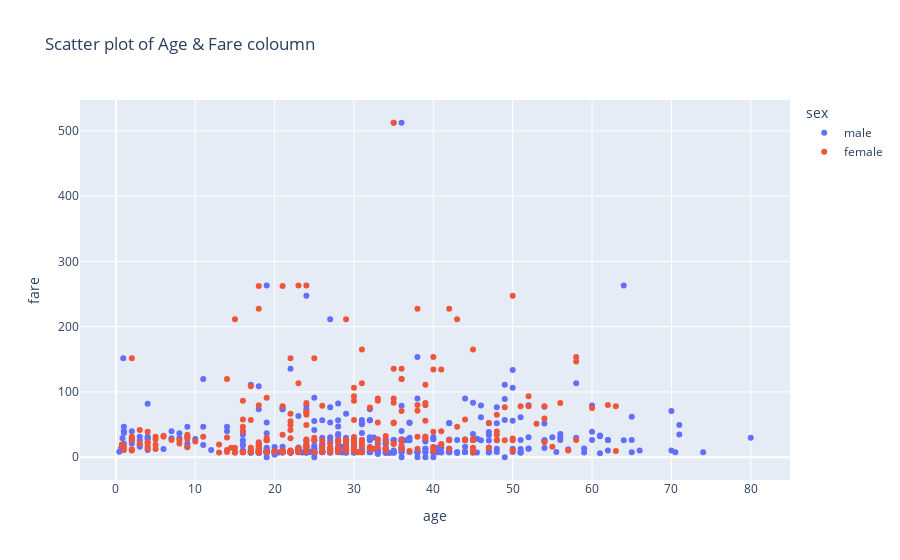

The notebook cell this image was saved under:
### Markdown cell above
## Scatter Plot
A scatter plot is a graphical representation showing the relationship between two variables. It's useful for:
- Identifying Correlations: Determining if there's a connection between variables.
- Spotting Outliers: Finding data points that don't fit the pattern.
- Visualizing Relationships: Understanding how variables interact.

### Code cell
# scatter plot
fig=px.scatter(df,x='age',y='fare',title='Scatter plot of Age & Fare coloumn',color='sex')
fig.show()

### Figure 1 — Plotly figure (JSON) as saved in the notebook; plotly's stock layout.template omitted (floating-point values rounded to 4 significant figures; data arrays with more than 128 entries replaced by an {"elided": "..."} marker saying what was removed)
{"data": [{"hovertemplate": "sex=male<br>age=%{x}<br>fare=%{y}<extra></extra>", "legendgroup": "male", "marker": {"color": "#636efa", "symbol": "circle"}, "mode": "markers", "name": "male", "orientation": "v", "showlegend": true, "type": "scatter", "x": {"elided": "577 float values"}, "xaxis": "x", "y": {"elided": "577 float values"}, "yaxis": "y"}, {"hovertemplate": "sex=female<br>age=%{x}<br>fare=%{y}<extra></extra>", "legendgroup": "female", "marker": {"color": "#EF553B", "symbol": "circle"}, "mode": "markers", "name": "female", "orientation": "v", "showlegend": true, "type": "scatter", "x": {"elided": "314 float values"}, "xaxis": "x", "y": {"elided": "314 float values"}, "yaxis": "y"}], "layout": {"legend": {"title": {"text": "sex"}, "tracegroupgap": 0}, "title": {"text": "Scatter plot of Age & Fare coloumn"}, "xaxis": {"anchor": "y", "domain": [0, 1], "title": {"text": "age"}}, "yaxis": {"anchor": "x", "domain": [0, 1], "title": {"text": "fare"}}}}
